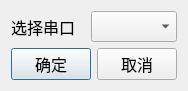
<?xml version="1.0" encoding="UTF-8"?>
<ui version="4.0">
 <class>clsSelectComport</class>
 <widget class="QDialog" name="clsSelectComport">
  <property name="geometry">
   <rect>
    <x>0</x>
    <y>0</y>
    <width>176</width>
    <height>71</height>
   </rect>
  </property>
  <property name="font">
   <font>
    <family>楷体</family>
    <pointsize>12</pointsize>
   </font>
  </property>
  <property name="windowTitle">
   <string>选择串口</string>
  </property>
  <layout class="QVBoxLayout" name="verticalLayout">
   <item>
    <layout class="QHBoxLayout" name="horizontalLayout">
     <item>
      <widget class="QLabel" name="label">
       <property name="text">
        <string>选择串口</string>
       </property>
      </widget>
     </item>
     <item>
      <widget class="QComboBox" name="cmbComport"/>
     </item>
    </layout>
   </item>
   <item>
    <layout class="QHBoxLayout" name="horizontalLayout_2">
     <item>
      <widget class="QPushButton" name="btnOk">
       <property name="text">
        <string>确定</string>
       </property>
      </widget>
     </item>
     <item>
      <widget class="QPushButton" name="btnCancel">
       <property name="text">
        <string>取消</string>
       </property>
      </widget>
     </item>
    </layout>
   </item>
  </layout>
 </widget>
 <resources/>
 <connections/>
</ui>
